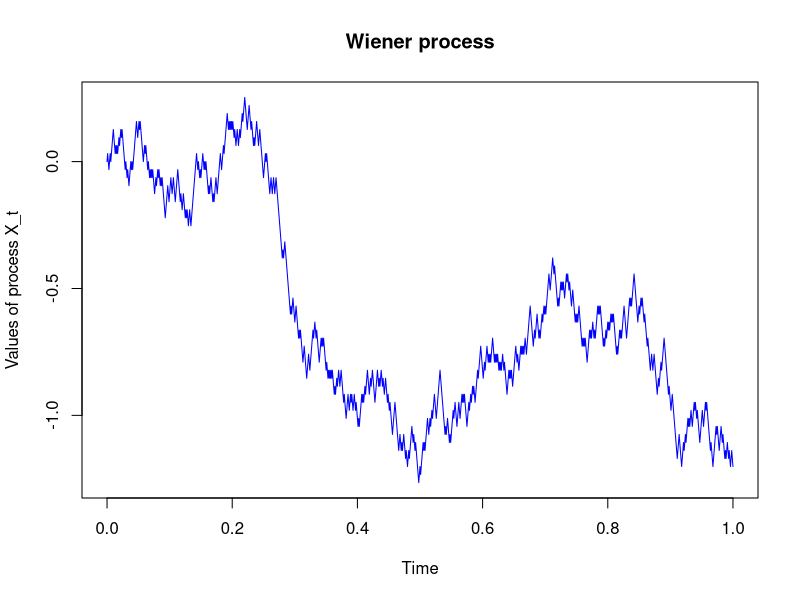

This chart was generated by the following R code:
# clear variables and close windows
rm(list = ls(all = TRUE))
graphics.off()

wiener1 = function(dt) {
    l = 1
    n = floor(l/dt)
    t = seq(0, n * dt, dt)
    
    set.seed(0)
    z = runif(n, min = 0, max = 1)
    z = 2 * (z > 0.5) - 1
    z = z * sqrt(dt)  #to get finite and non-zero varinace
    x = c(0, cumsum(z))
    
    listik = cbind(t, x)
    
    # output
    plot(listik[, 1], listik[, 2], type = "l", col = "blue", xlab = "Time", ylab = "Values of process X_t")
    title("Wiener process")
}

wiener1(0.001) 
